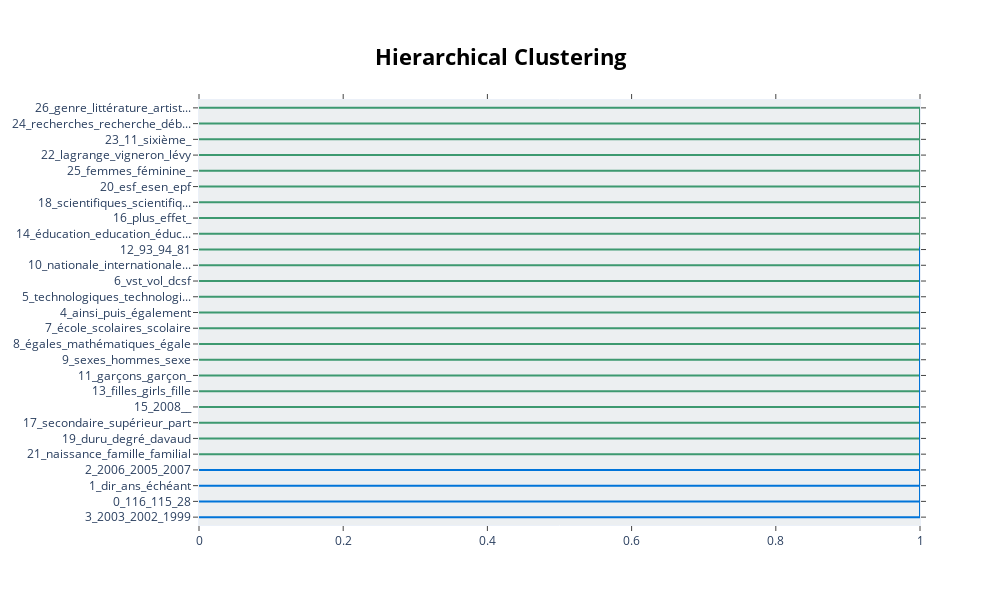

The code cell stored with this chart in its notebook:
### Code cell
h_fig = topic_model.visualize_hierarchy()
h_fig.show()

### Figure 1 — Plotly figure (JSON) as saved in the notebook; plotly's stock layout.template omitted (floating-point values rounded to 4 significant figures)
{"data": [{"hoverinfo": "text", "marker": {"color": "rgb(61,153,112)"}, "mode": "lines", "type": "scatter", "x": [0, 1.0, 1.0, 0], "xaxis": "x", "y": [-25, -25, -35, -35], "yaxis": "y"}, {"hoverinfo": "text", "marker": {"color": "rgb(61,153,112)"}, "mode": "lines", "type": "scatter", "x": [0, 1.0, 1.0, 1.0], "xaxis": "x", "y": [-15, -15, -30, -30], "yaxis": "y"}, {"hoverinfo": "text", "marker": {"color": "rgb(61,153,112)"}, "mode": "lines", "type": "scatter", "x": [1.0, 1.0, 1.0, 0], "xaxis": "x", "y": [-22.5, -22.5, -45, -45], "yaxis": "y"}, {"hoverinfo": "text", "marker": {"color": "rgb(61,153,112)"}, "mode": "lines", "type": "scatter", "x": [0, 1.0, 1.0, 1.0], "xaxis": "x", "y": [-5, -5, -33.75, -33.75], "yaxis": "y"}, {"hoverinfo": "text", "marker": {"color": "rgb(61,153,112)"}, "mode": "lines", "type": "scatter", "x": [0, 1.0, 1.0, 0], "xaxis": "x", "y": [-125, -125, -135, -135], "yaxis": "y"}, {"hoverinfo": "text", "marker": {"color": "rgb(61,153,112)"}, "mode": "lines", "type": "scatter", "x": [0, 1.0, 1.0, 1.0], "xaxis": "x", "y": [-115, -115, -130, -130], "yaxis": "y"}, {"hoverinfo": "text", "marker": {"color": "rgb(61,153,112)"}, "mode": "lines", "type": "scatter", "x": [0, 1.0, 1.0, 0], "xaxis": "x", "y": [-145, -145, -155, -155], "yaxis": "y"}, {"hoverinfo": "text", "marker": {"color": "rgb(61,153,112)"}, "mode": "lines", "type": "scatter", "x": [1.0, 1.0, 1.0, 0], "xaxis": "x", "y": [-150, -150, -165, -165], "yaxis": "y"}, {"hoverinfo": "text", "marker": {"color": "rgb(61,153,112)"}, "mode": "lines", "type": "scatter", "x": [1.0, 1.0, 1.0, 1.0], "xaxis": "x", "y": [-122.5, -122.5, -157.5, -157.5], "yaxis": "y"}, {"hoverinfo": "text", "marker": {"color": "rgb(61,153,112)"}, "mode": "lines", "type": "scatter", "x": [0, 1.0, 1.0, 1.0], "xaxis": "x", "y": [-105, -105, -140, -140], "yaxis": "y"}, {"hoverinfo": "text", "marker": {"color": "rgb(61,153,112)"}, "mode": "lines", "type": "scatter", "x": [1.0, 1.0, 1.0, 0], "xaxis": "x", "y": [-122.5, -122.5, -175, -175], "yaxis": "y"}, {"hoverinfo": "text", "marker": {"color": "rgb(61,153,112)"}, "mode": "lines", "type": "scatter", "x": [0, 1.0, 1.0, 1.0], "xaxis": "x", "y": [-95, -95, -148.8, -148.8], "yaxis": "y"}, {"hoverinfo": "text", "marker": {"color": "rgb(61,153,112)"}, "mode": "lines", "type": "scatter", "x": [1.0, 1.0, 1.0, 0], "xaxis": "x", "y": [-121.9, -121.9, -185, -185], "yaxis": "y"}, {"hoverinfo": "text", "marker": {"color": "rgb(61,153,112)"}, "mode": "lines", "type": "scatter", "x": [0, 1.0, 1.0, 1.0], "xaxis": "x", "y": [-85, -85, -153.4, -153.4], "yaxis": "y"}, {"hoverinfo": "text", "marker": {"color": "rgb(61,153,112)"}, "mode": "lines", "type": "scatter", "x": [1.0, 1.0, 1.0, 0], "xaxis": "x", "y": [-119.2, -119.2, -195, -195], "yaxis": "y"}, {"hoverinfo": "text", "marker": {"color": "rgb(61,153,112)"}, "mode": "lines", "type": "scatter", "x": [0, 1.0, 1.0, 1.0], "xaxis": "x", "y": [-75, -75, -157.1, -157.1], "yaxis": "y"}, {"hoverinfo": "text", "marker": {"color": "rgb(61,153,112)"}, "mode": "lines", "type": "scatter", "x": [1.0, 1.0, 1.0, 0], "xaxis": "x", "y": [-116.1, -116.1, -205, -205], "yaxis": "y"}, {"hoverinfo": "text", "marker": {"color": "rgb(61,153,112)"}, "mode": "lines", "type": "scatter", "x": [0, 1.0, 1.0, 1.0], "xaxis": "x", "y": [-65, -65, -160.5, -160.5], "yaxis": "y"}, {"hoverinfo": "text", "marker": {"color": "rgb(61,153,112)"}, "mode": "lines", "type": "scatter", "x": [1.0, 1.0, 1.0, 0], "xaxis": "x", "y": [-112.8, -112.8, -215, -215], "yaxis": "y"}, {"hoverinfo": "text", "marker": {"color": "rgb(61,153,112)"}, "mode": "lines", "type": "scatter", "x": [0, 1.0, 1.0, 1.0], "xaxis": "x", "y": [-55, -55, -163.9, -163.9], "yaxis": "y"}, {"hoverinfo": "text", "marker": {"color": "rgb(61,153,112)"}, "mode": "lines", "type": "scatter", "x": [1.0, 1.0, 1.0, 0], "xaxis": "x", "y": [-109.4, -109.4, -225, -225], "yaxis": "y"}, {"hoverinfo": "text", "marker": {"color": "rgb(61,153,112)"}, "mode": "lines", "type": "scatter", "x": [1.0, 1.0, 1.0, 1.0], "xaxis": "x", "y": [-19.38, -19.38, -167.2, -167.2], "yaxis": "y"}, {"hoverinfo": "text", "marker": {"color": "rgb(0,116,217)"}, "mode": "lines", "type": "scatter", "x": [0, 1, 1, 0], "xaxis": "x", "y": [-245, -245, -255, -255], "yaxis": "y"}, {"hoverinfo": "text", "marker": {"color": "rgb(0,116,217)"}, "mode": "lines", "type": "scatter", "x": [0, 1, 1, 1], "xaxis": "x", "y": [-235, -235, -250, -250], "yaxis": "y"}, {"hoverinfo": "text", "marker": {"color": "rgb(0,116,217)"}, "mode": "lines", "type": "scatter", "x": [1, 1, 1, 0], "xaxis": "x", "y": [-242.5, -242.5, -265, -265], "yaxis": "y"}, {"hoverinfo": "text", "marker": {"color": "rgb(0,116,217)"}, "mode": "lines", "type": "scatter", "x": [1.0, 1, 1, 1], "xaxis": "x", "y": [-93.3, -93.3, -253.8, -253.8], "yaxis": "y"}], "layout": {"autosize": false, "height": 605, "hoverlabel": {"bgcolor": "white", "font": {"family": "Rockwell", "size": 16}}, "hovermode": "closest", "plot_bgcolor": "#ECEFF1", "showlegend": false, "title": {"font": {"color": "Black", "size": 22}, "text": "<b>Hierarchical Clustering</b>", "x": 0.5, "xanchor": "center", "yanchor": "top"}, "width": 1000, "xaxis": {"mirror": "allticks", "rangemode": "tozero", "showgrid": false, "showline": true, "showticklabels": true, "ticks": "outside", "type": "linear", "zeroline": false}, "yaxis": {"mirror": "allticks", "range": [-270, 0], "rangemode": "tozero", "showgrid": false, "showline": true, "showticklabels": true, "tickmode": "array", "ticks": "outside", "ticktext": ["26_genre_littérature_artist...", "24_recherches_recherche_déb...", "23_11_sixième_", "22_lagrange_vigneron_lévy", "25_femmes_féminine_", "20_esf_esen_epf", "18_scientifiques_scientifiq...", "16_plus_effet_", "14_éducation_education_éduc...", "12_93_94_81", "10_nationale_internationale...", "6_vst_vol_dcsf", "5_technologiques_technologi...", "4_ainsi_puis_également", "7_école_scolaires_scolaire", "8_égales_mathématiques_égale", "9_sexes_hommes_sexe", "11_garçons_garçon_", "13_filles_girls_fille", "15_2008__", "17_secondaire_supérieur_part", "19_duru_degré_davaud", "21_naissance_famille_familial", "2_2006_2005_2007", "1_dir_ans_échéant", "0_116_115_28", "3_2003_2002_1999"], "tickvals": [-5, -15, -25, -35, -45, -55, -65, -75, -85, -95, -105, -115, -125, -135, -145, -155, -165, -175, -185, -195, -205, -215, -225, -235, -245, -255, -265], "type": "linear", "zeroline": false}}}
